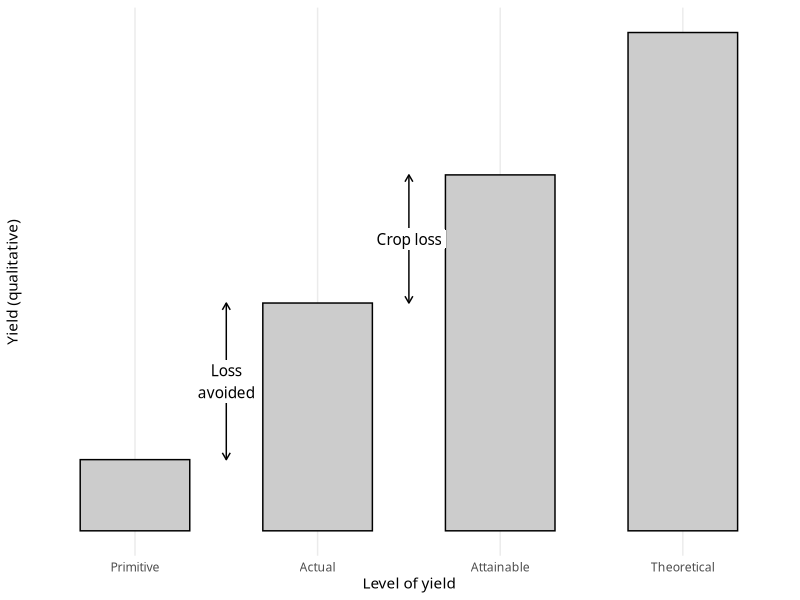

R code for this plot:
## ---- chunk 1
#| label: yl-setup
#| include: false
library(tidyverse)
library(patchwork)
## ---- chunk 2
#| label: fig-yl-levels
#| fig-cap: "Schematic of the levels of crop yield (adapted from Zadoks and Schein, 1979, and Campbell and Madden, 1990). The vertical scale is qualitative; for grain crops, primitive yield is about 1 MT/ha and theoretical yield about 10-20 MT/ha (dry weight)."
#| fig-width: 6
#| fig-height: 4
lv <- tibble(level = factor(c("Primitive", "Actual", "Attainable", "Theoretical"),
                            levels = c("Primitive", "Actual", "Attainable", "Theoretical")),
             value = c(1, 3.2, 5, 7))
ggplot(lv, aes(level, value)) +
  geom_col(width = 0.6, fill = "grey80", colour = "black") +
  annotate("segment", x = 2.5, xend = 2.5, y = 3.2, yend = 5,
           arrow = arrow(ends = "both", length = unit(2, "mm"))) +
  annotate("label", x = 2.5, y = 4.1, label = "Crop loss", label.size = 0, family = "Google Sans") +
  annotate("segment", x = 1.5, xend = 1.5, y = 1, yend = 3.2,
           arrow = arrow(ends = "both", length = unit(2, "mm"))) +
  annotate("label", x = 1.5, y = 2.1, label = "Loss
avoided", label.size = 0, family = "Google Sans") +
  scale_y_continuous(breaks = NULL) +
  labs(x = "Level of yield", y = "Yield (qualitative)") +
  theme_minimal(base_family = "Google Sans")
